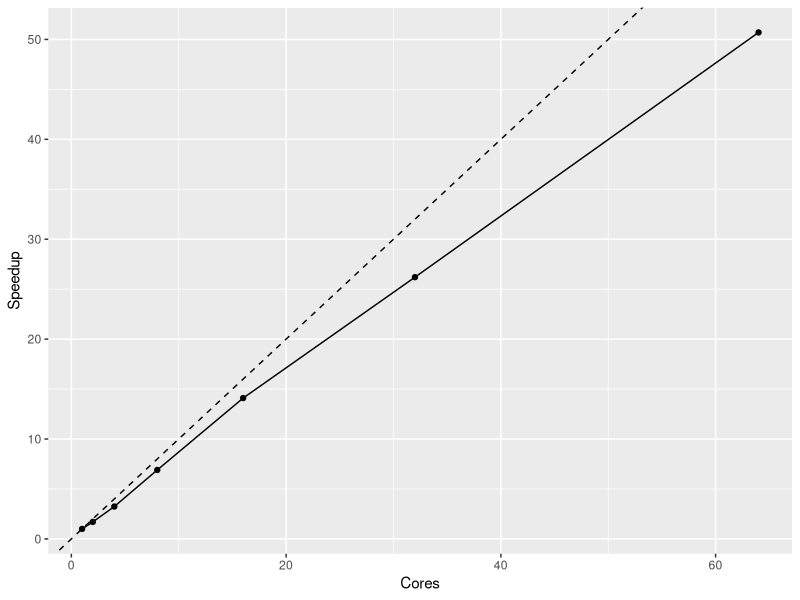
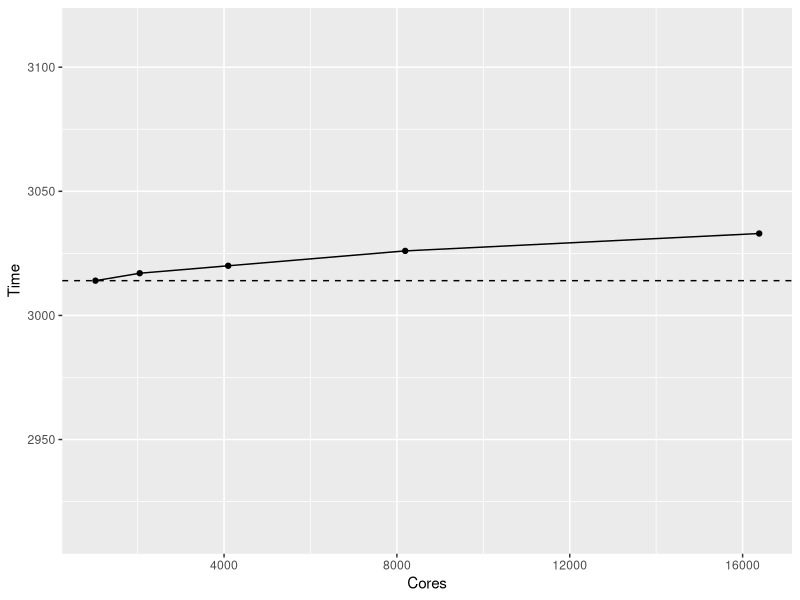
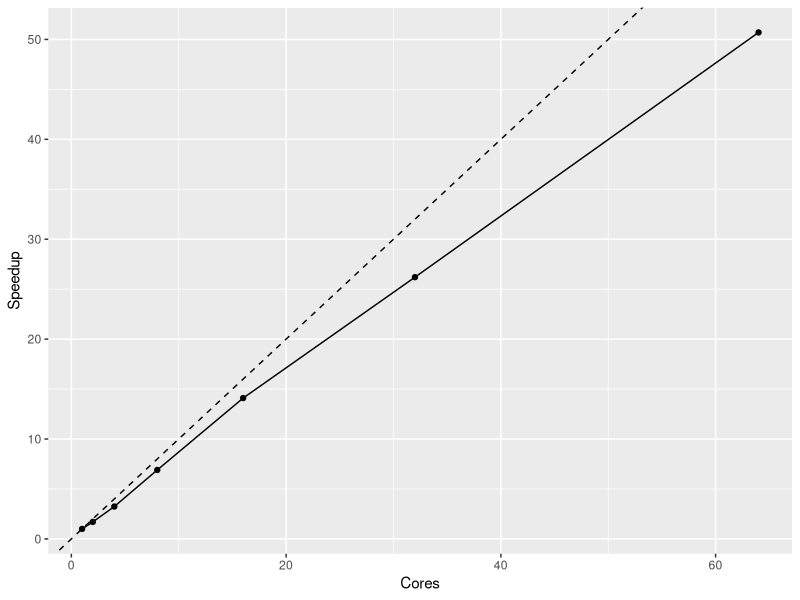
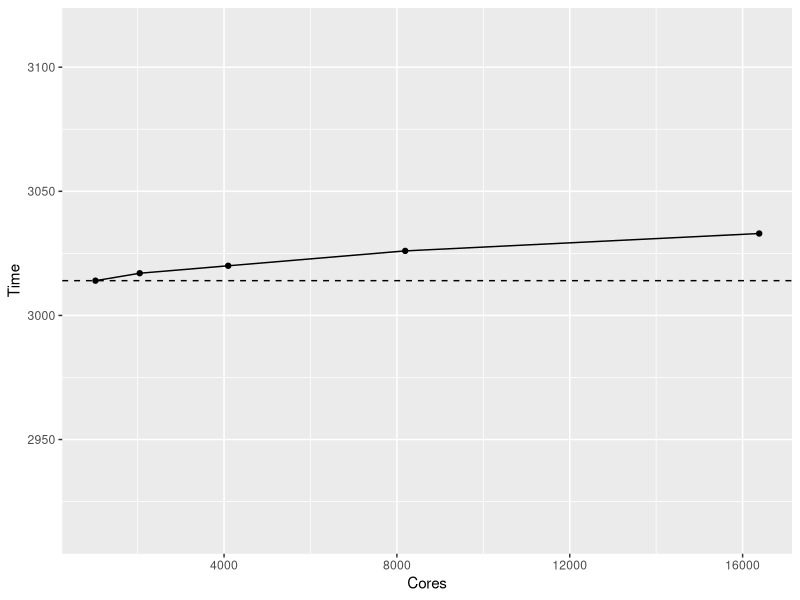

Generate these figures, in order, with R:
#setwd("../pbdr/common/pics/")


library(ggplot2)



df <- data.frame(Cores=c(1, 2, 4, 8, 16, 32, 64), Speedup=c(1, 1.7, 3.24, 6.9, 14.1, 26.2, 50.7))

g <- ggplot(df, aes(Cores, Speedup)) + 
  geom_point() +
  geom_line() +
  geom_abline(intercept=0, slope=1, linetype="dashed")

g
ggsave("scaling_strong.pdf")



df <- data.frame(Cores=c(1, 2, 4, 8, 16)*1024, Time=c(3014, 3017, 3020, 3026, 3033))

h <- ggplot(df, aes(Cores, Time)) +
  geom_point() +
  geom_line() +
  geom_hline(yintercept=df[1,2], linetype="dashed") + 
  ylim(df[1,2]-100, df[1,2]+100) 

h
ggsave("scaling_weak.pdf")


